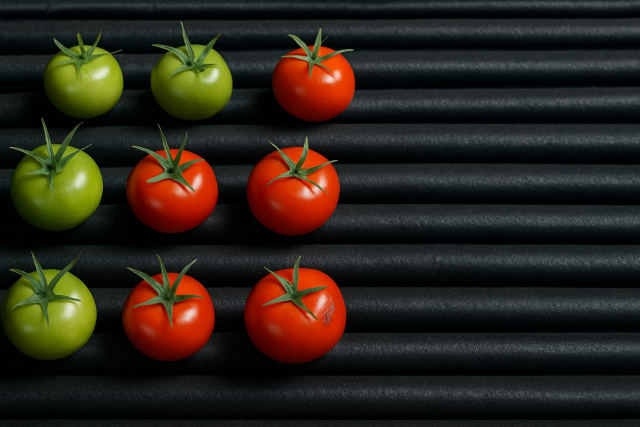
#> input picture tomatoes.jpg, 1280 x 853 px (shown at 1/2 size)
$ python foodquality.py
#> lines starting #> are read from the running program, lines starting #| are printed output that depends on the picture; after the words box and inside, x2 and y2 are one past the last pixel; in counts of white or black regions, pixels touching at a corner belong together
import cv2
import numpy as np

# Load the image
image = cv2.imread('tomatoes.jpg')
#> image is the input picture: shape (853, 1280, 3); mean B, G, R 25.7, 35.4, 42.8
resized = cv2.resize(image, (640, 480))
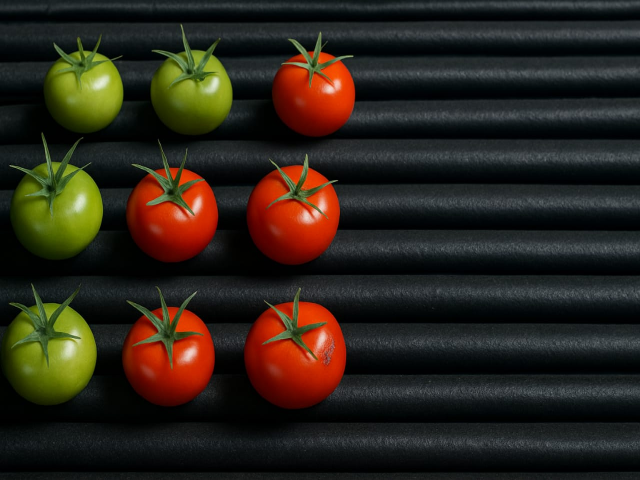
#> resized: shape (480, 640, 3); mean B, G, R 25.6, 35.3, 42.7

# Convert to HSV color space
hsv = cv2.cvtColor(resized, cv2.COLOR_BGR2HSV)
#> hsv: shape (480, 640, 3); mean H, S, V 77.3, 128.3, 49.7

# Define color ranges
red_lower = np.array([0, 100, 100])
red_upper = np.array([10, 255, 255])

green_lower = np.array([35, 40, 40])
green_upper = np.array([85, 255, 255])

# Create masks
red_mask = cv2.inRange(hsv, red_lower, red_upper)
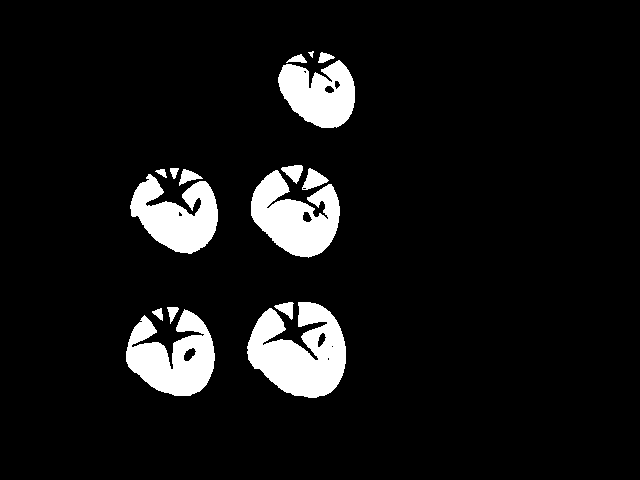
#> red_mask: shape (480, 640); 8.1% white; 16 white regions, largest, box (x1, y1, x2, y2) and area: (247, 302, 346, 398) 6252, (126, 309, 215, 396) 4752, (251, 170, 340, 258) 4704
green_mask = cv2.inRange(hsv, green_lower, green_upper)
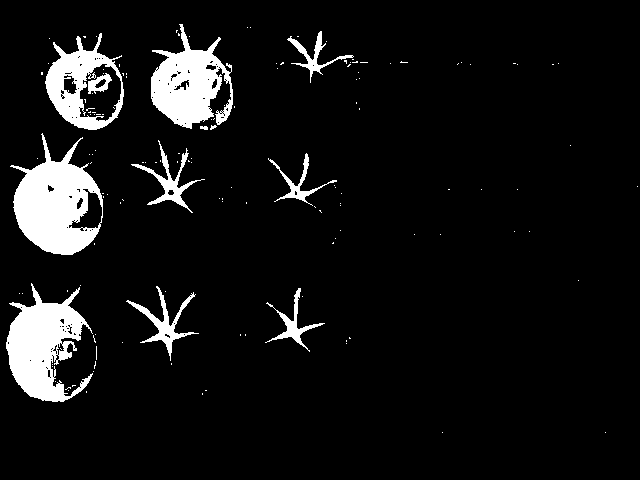
#> green_mask: shape (480, 640); 7.7% white; 142 white regions (130 under 20 px)

# Find contours
def detect_color_objects(mask, color_name, draw_color):
#> called with color_name = 'Ripe', draw_color = (0, 0, 255)
    contours, _ = cv2.findContours(mask, cv2.RETR_EXTERNAL, cv2.CHAIN_APPROX_SIMPLE)
#> contours = 16 contours, 1 with area under 20; largest, box (x1, y1, x2, y2) and area: (247, 302, 346, 398) 6088, (126, 309, 215, 396) 4638, (251, 170, 340, 258) 4577, (130, 174, 218, 254) 4045, (278, 60, 355, 128) 3576
    for cnt in contours:
        area = cv2.contourArea(cnt)
        if area > 1000:
            x, y, w, h = cv2.boundingRect(cnt)
            cv2.rectangle(resized, (x, y), (x+w, y+h), draw_color, 2)
            cv2.putText(resized, color_name, (x, y-10), cv2.FONT_HERSHEY_SIMPLEX, 0.7, draw_color, 2)
#> this loop made 16 passes
#> (area, x, y, w, h) on passes 1, 4, 6, 7, 13: (4638, 126, 309, 89, 87), (6088, 247, 302, 99, 96), (4045, 130, 174, 88, 80), (4577, 251, 170, 89, 88), (3576.5, 278, 60, 77, 68)
#> area on passes 2, 3, 5, 8, 9, 10: 61, 84, 157.5, 162, 42, 284
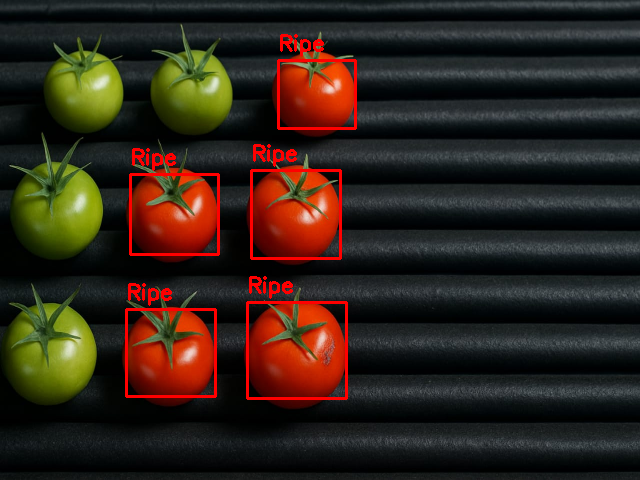
#> resized: shape (480, 640, 3); 2.33% of pixels changed, all inside (x1, y1, x2, y2) = (125, 34, 357, 400)

# Detect ripe and unripe
detect_color_objects(red_mask, 'Ripe', (0, 0, 255))
detect_color_objects(green_mask, 'Unripe', (0, 255, 0))
#> call 2 of detect_color_objects, with color_name = 'Unripe', draw_color = (0, 255, 0)
#> in detect_color_objects (call 2), `contours, _ = cv2.findContours(mask, cv2.RETR_EXTERNAL, cv2.CHAIN_APPR..`: contours = 128 contours, 119 with area under 20; largest, box (x1, y1, x2, y2) and area: (10, 133, 103, 255) 6635, (6, 283, 93, 402) 5329, (45, 33, 124, 130) 4852, (151, 24, 233, 129) 4566, (126, 286, 199, 361) 822
#> the loop in detect_color_objects (call 2), `for cnt in contours:` made 128 passes
#> (area, x, y, w, h) on passes 32, 80, 123, 128: (5329, 6, 283, 87, 119), (6635, 10, 133, 93, 122), (4852.5, 45, 33, 79, 97), (4566.5, 151, 24, 82, 105)
#> area on passes 29 to 30: 490.5, 821.5
#> after the loop in detect_color_objects (call 2), `for cnt in contours:`:
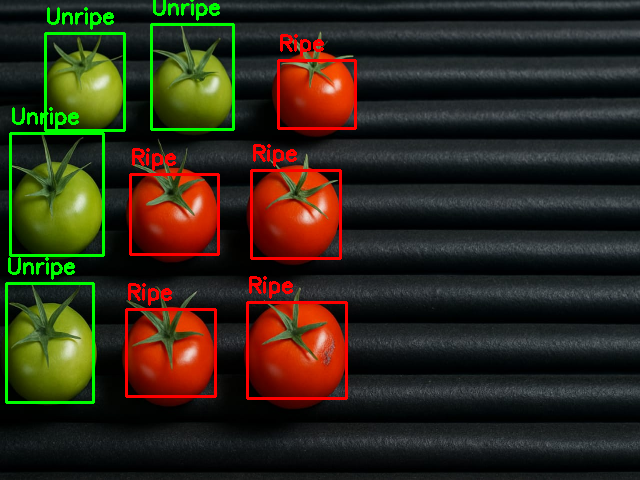
#> resized: shape (480, 640, 3); 2.19% of pixels changed, all inside (x1, y1, x2, y2) = (5, 0, 235, 404)

# Show the result
cv2.imshow('Tomato Quality Inspection', resized)
cv2.waitKey(0)
cv2.destroyAllWindows()
